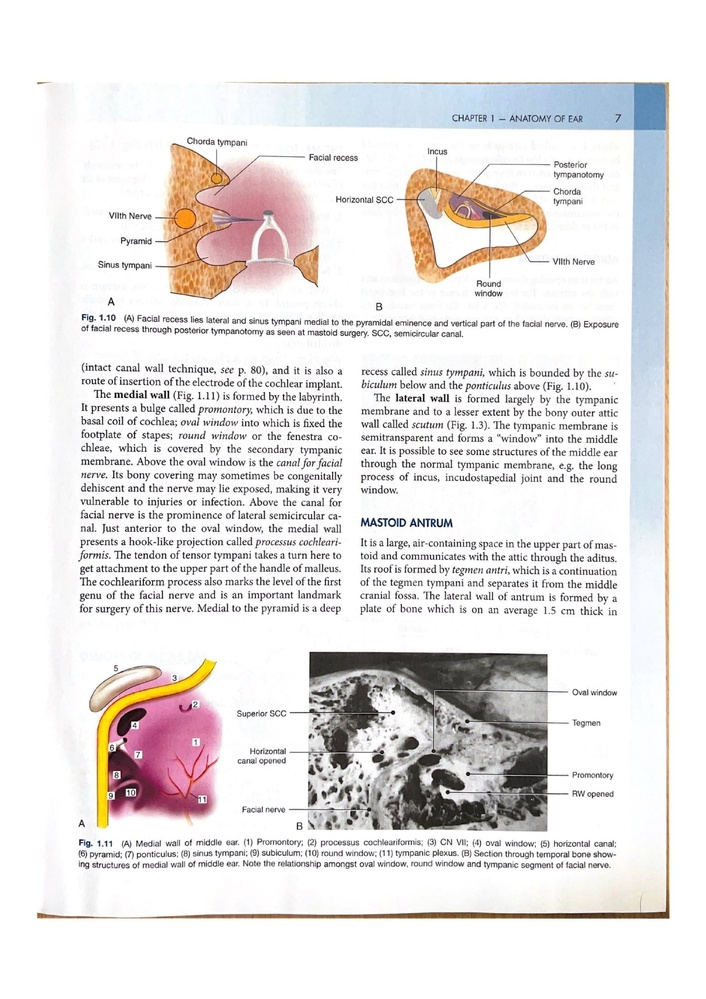
#> input picture images/Dhingra ENT 8th Edition_Split_page-0006.jpg, 706 x 999 px, shrunk from 1240 x 1755 before the run
$ python 'denoise vs noise.py'
#> lines starting #> are read from the running program, lines starting #| are printed output that depends on the picture; after the words box and inside, x2 and y2 are one past the last pixel; in counts of white or black regions, pixels touching at a corner belong together
import cv2
import matplotlib.pyplot as plt

# Load and convert to grayscale
image = cv2.imread('images/Dhingra ENT 8th Edition_Split_page-0006.jpg')
#> image is the input picture: shape (999, 706, 3); mean B, G, R 227.7, 228.4, 231.6
gray = cv2.cvtColor(image, cv2.COLOR_BGR2GRAY)
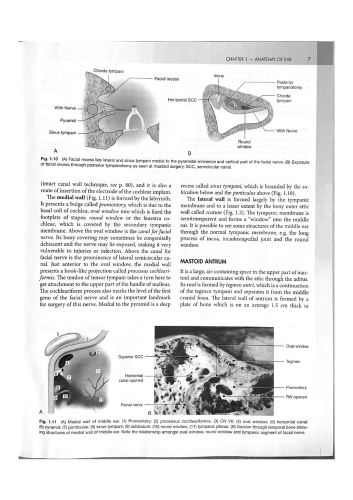
#> gray: shape (999, 706) (shown at 1/2 size); min 0, max 255, mean 229.3

# [8 lines of commented-out code are left out]

denoised_aggressive = cv2.fastNlMeansDenoising(gray, None, h=20, templateWindowSize=7, searchWindowSize=21)


# Now apply adaptive threshold to denoised image
binary_clean = cv2.adaptiveThreshold(
    denoised_aggressive,
    255,
    cv2.ADAPTIVE_THRESH_GAUSSIAN_C,
    cv2.THRESH_BINARY,
    11,
    2
)
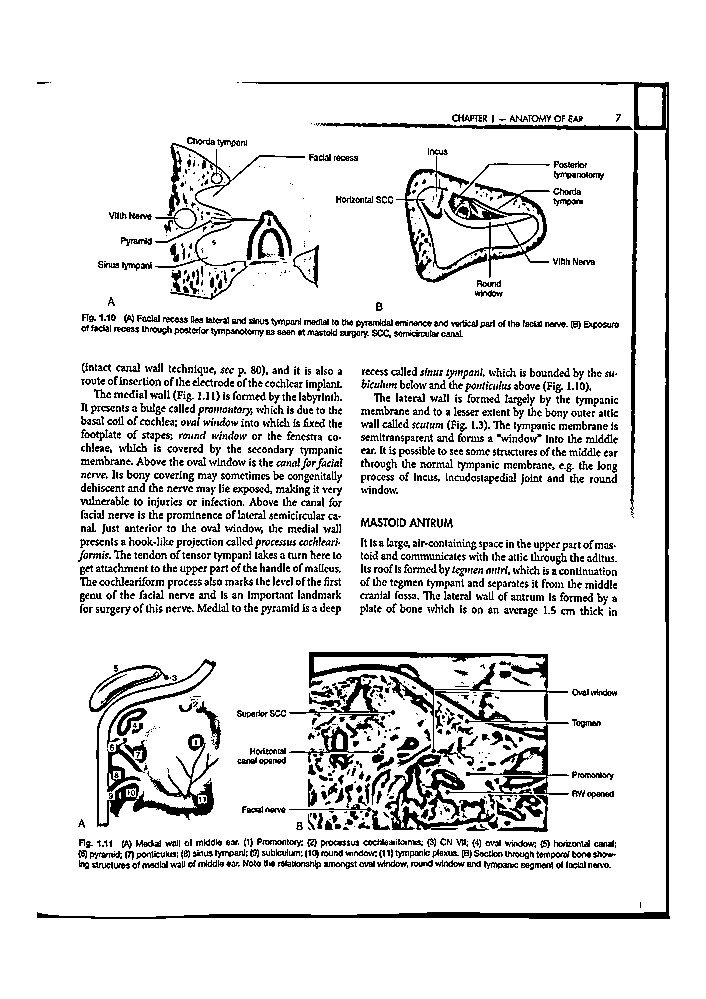
#> binary_clean: shape (999, 706); 88.6% white; 1776 black regions (872 under 20 px), largest, box (x1, y1, x2, y2) and area: (37, 82, 670, 919) 6835, (396, 156, 550, 283) 3686, (309, 652, 568, 753) 3322

# Compare: without denoising vs with denoising
binary_noisy = cv2.adaptiveThreshold(
    gray,
    255,
    cv2.ADAPTIVE_THRESH_GAUSSIAN_C,
    cv2.THRESH_BINARY,
    11,
    2
)
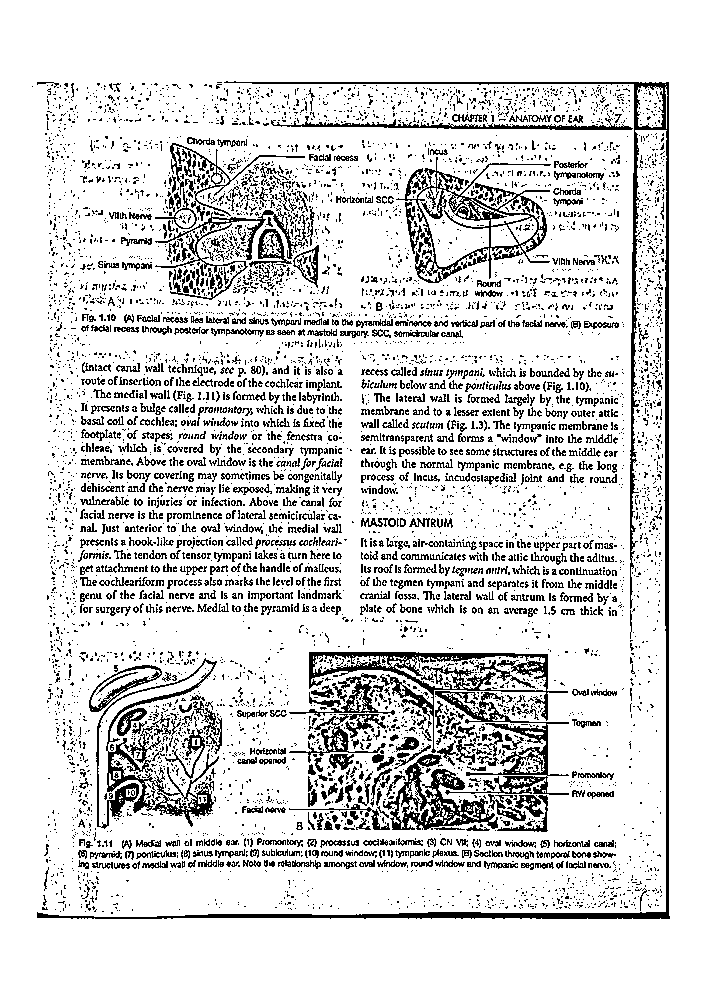
#> binary_noisy: shape (999, 706); 85.2% white; black in thin lines or dots, all inside (x1, y1, x2, y2) = (32, 81, 670, 919)

binary_inv = cv2.bitwise_not(binary_clean)
#> binary_inv: shape (999, 706); 11.4% white; 1776 white regions (872 under 20 px)

contours, hierarchy = cv2.findContours(binary_inv, cv2.RETR_EXTERNAL, cv2.CHAIN_APPROX_SIMPLE)
#> contours = 1745 contours, 1257 with area under 20; largest, box (x1, y1, x2, y2) and area: (309, 652, 568, 753) 7438, (37, 82, 670, 919) 5910, (396, 156, 550, 283) 5032, (96, 659, 219, 827) 2492, (435, 691, 569, 795) 2396

print(f'total contours found: {len(contours)}')
#| total contours found: 1745


image_with_contours = image.copy()

cv2.drawContours(image_with_contours, contours, -1, (0,255,0), 3)
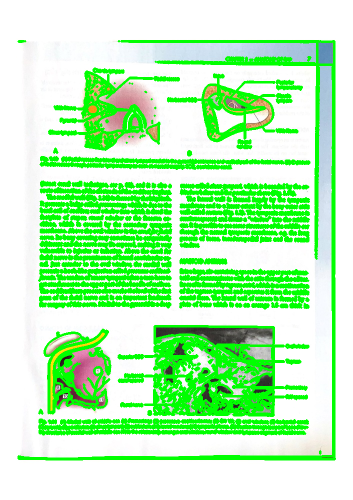
#> image_with_contours: shape (999, 706, 3) (shown at 1/2 size); mean B, G, R 178.2, 246.9, 179.1

# Display comparison
# fig, axes = plt.subplots(1, 1, figsize=(15, 15))

# axes[0, 0].imshow(gray, cmap='gray')
# axes[0, 0].set_title('1. Original Grayscale')
# axes[0, 0].axis('off')

# axes[0, 1].imshow(denoised, cmap='gray')
# axes[0, 1].set_title('2. After Denoising')
# axes[0, 1].axis('off')

# axes[1, 0].imshow(binary_noisy, cmap='gray')
# axes[1, 0].set_title('3. Threshold WITHOUT Denoising')
# axes[1, 0].axis('off')

# axes.imshow(denoised_aggressive, cmap='gray')
# axes.set_title('4. Threshold WITH Denoising (Cleanest!)')
# axes.axis('off')


fig, axes = plt.subplots(1, 3, figsize=(18, 8))

axes[0].imshow(cv2.cvtColor(image, cv2.COLOR_BGR2RGB))
axes[0].set_title('Original Image')
axes[0].axis('off')

axes[1].imshow(binary_inv, cmap='gray')
axes[1].set_title('Binary Inverted (for contour detection)')
axes[1].axis('off')

axes[2].imshow(cv2.cvtColor(image_with_contours, cv2.COLOR_BGR2RGB))
axes[2].set_title(f'Contours Found: {len(contours)}')
axes[2].axis('off')

plt.tight_layout()
plt.show()
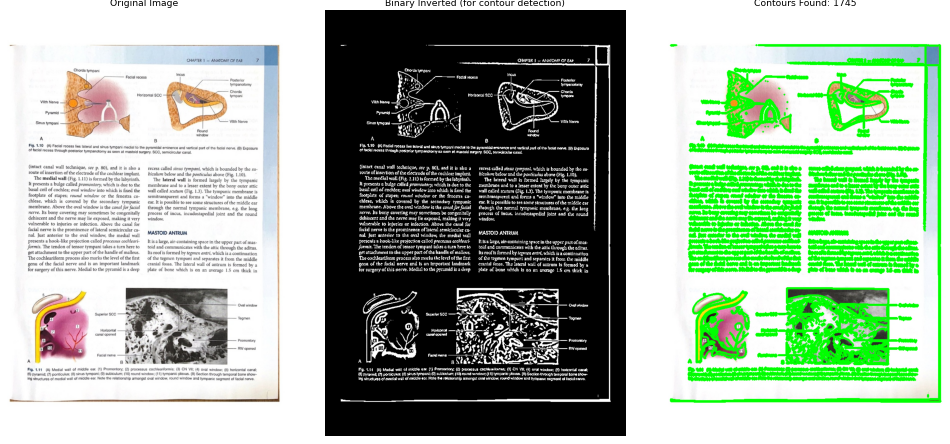
#> figure drawn by matplotlib, 3 panels

$ run again, with images/Dhingra ENT 8th Edition_Split_page-0001.jpg copied over images/Dhingra ENT 8th Edition_Split_page-0006.jpg
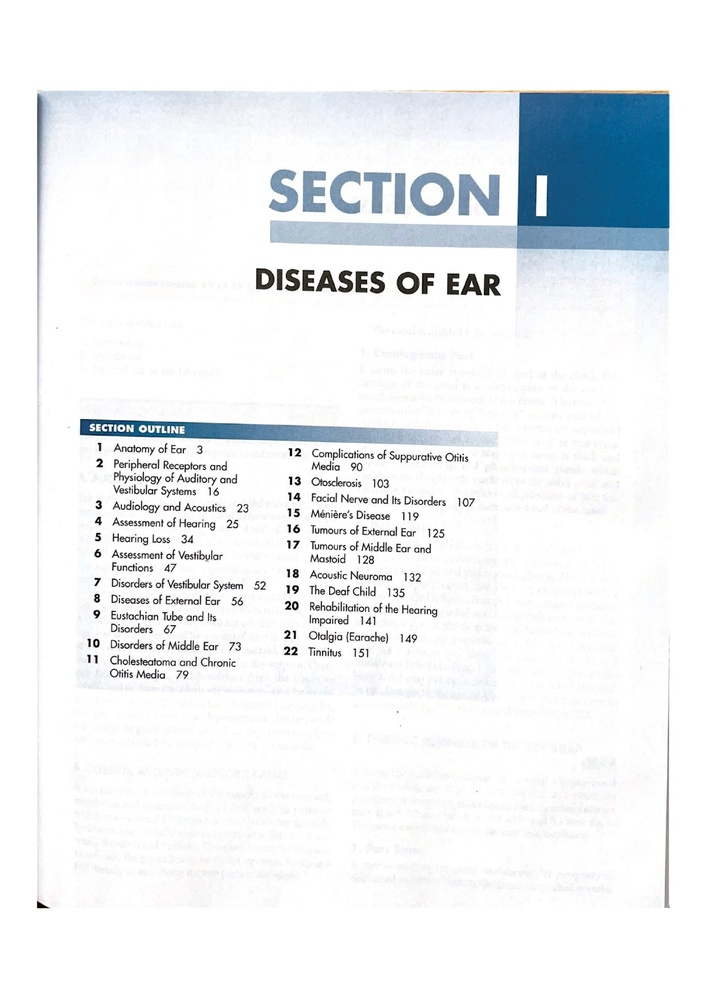
#> input picture images/Dhingra ENT 8th Edition_Split_page-0001.jpg, 706 x 999 px, shrunk from 1240 x 1755 before the run
#> image is the input picture: shape (999, 706, 3); mean B, G, R 243.7, 241.2, 238.3
#> binary_clean: shape (999, 706); 95.4% white; 447 black regions (154 under 20 px), largest, box (x1, y1, x2, y2) and area: (270, 91, 669, 252) 5276, (80, 419, 489, 446) 3757, (37, 91, 105, 476) 1421
#> `binary_noisy = cv2.adaptiveThreshold( gray, 255, cv2.ADAPTIVE_THRESH_G..`:
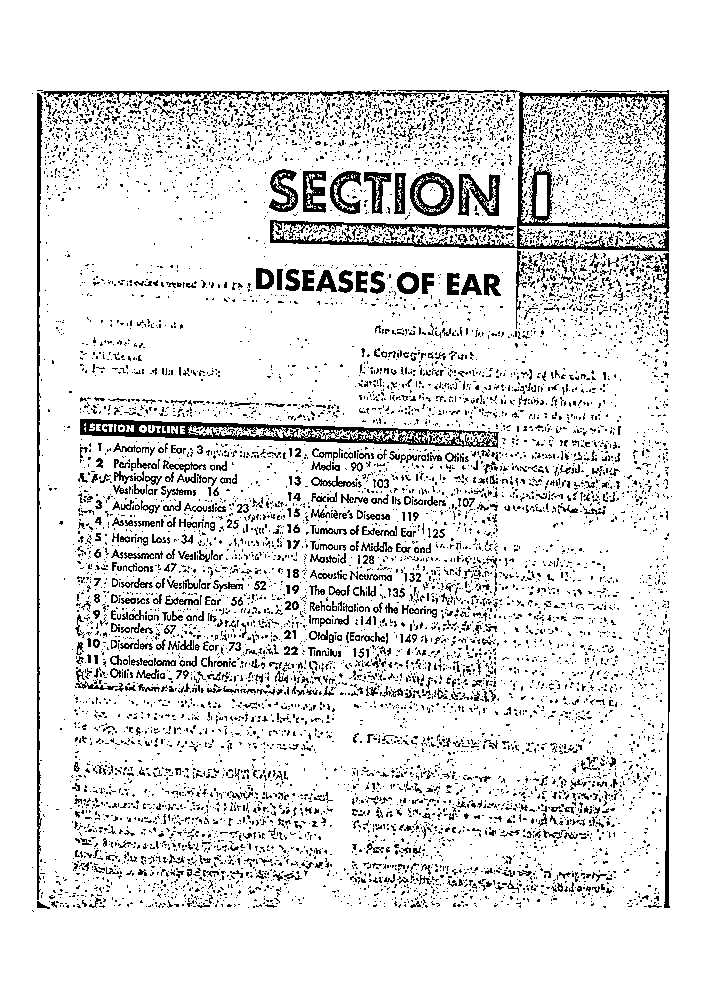
#> binary_noisy: shape (999, 706); 88.6% white; black in thin lines or dots, all inside (x1, y1, x2, y2) = (32, 90, 672, 912)
#> binary_inv: shape (999, 706); 4.6% white; 447 white regions (154 under 20 px)
#> contours = 443 contours, 261 with area under 20; largest, box (x1, y1, x2, y2) and area: (270, 91, 669, 252) 24891, (80, 419, 489, 446) 3514, (410, 172, 454, 216) 1469, (458, 174, 500, 216) 1042, (37, 91, 105, 476) 970
#| total contours found: 443
#> image_with_contours: shape (999, 706, 3); 9.18% of pixels changed, all inside (x1, y1, x2, y2) = (35, 88, 672, 911)
#> `plt.show()`:
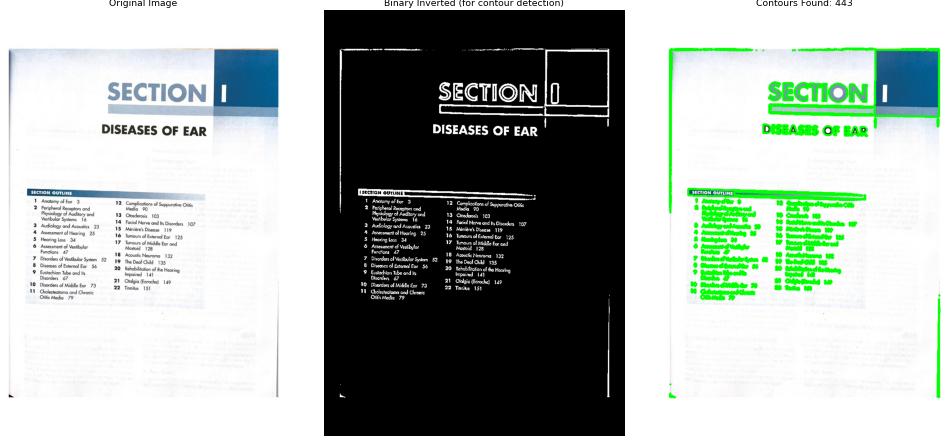
#> figure drawn by matplotlib, 3 panels

$ run again, with images/Dhingra ENT 8th Edition_Split_page-0002.jpg copied over images/Dhingra ENT 8th Edition_Split_page-0006.jpg
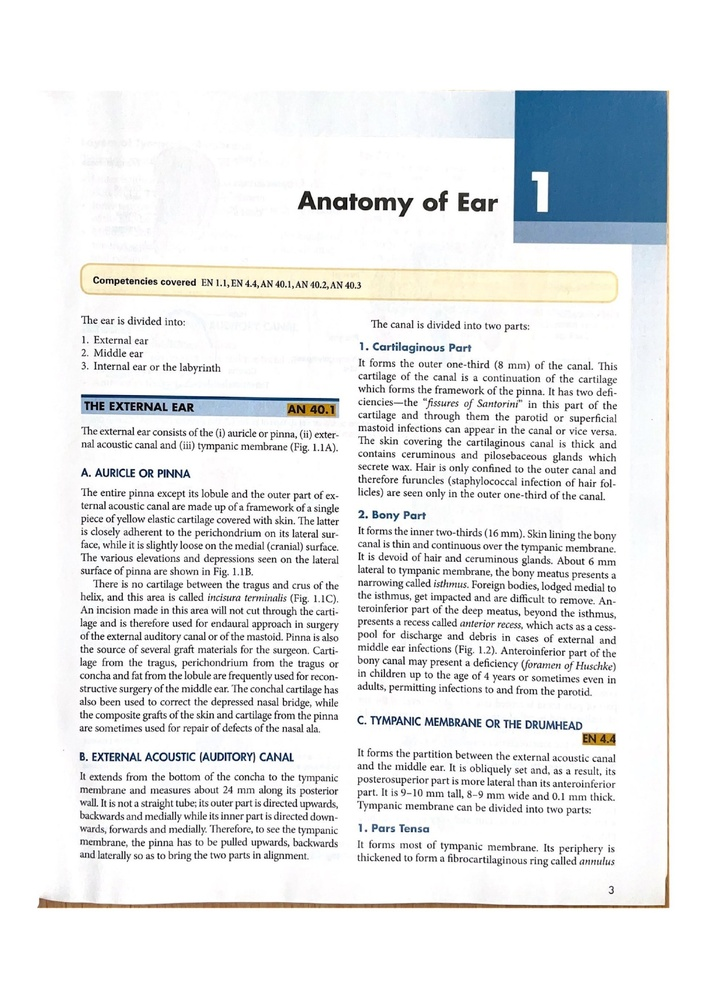
#> input picture images/Dhingra ENT 8th Edition_Split_page-0002.jpg, 706 x 999 px, shrunk from 1240 x 1755 before the run
#> image is the input picture: shape (999, 706, 3); mean B, G, R 235.2, 234.5, 233.1
#> `binary_clean = cv2.adaptiveThreshold( denoised_aggressive, 255, cv2.AD..`:
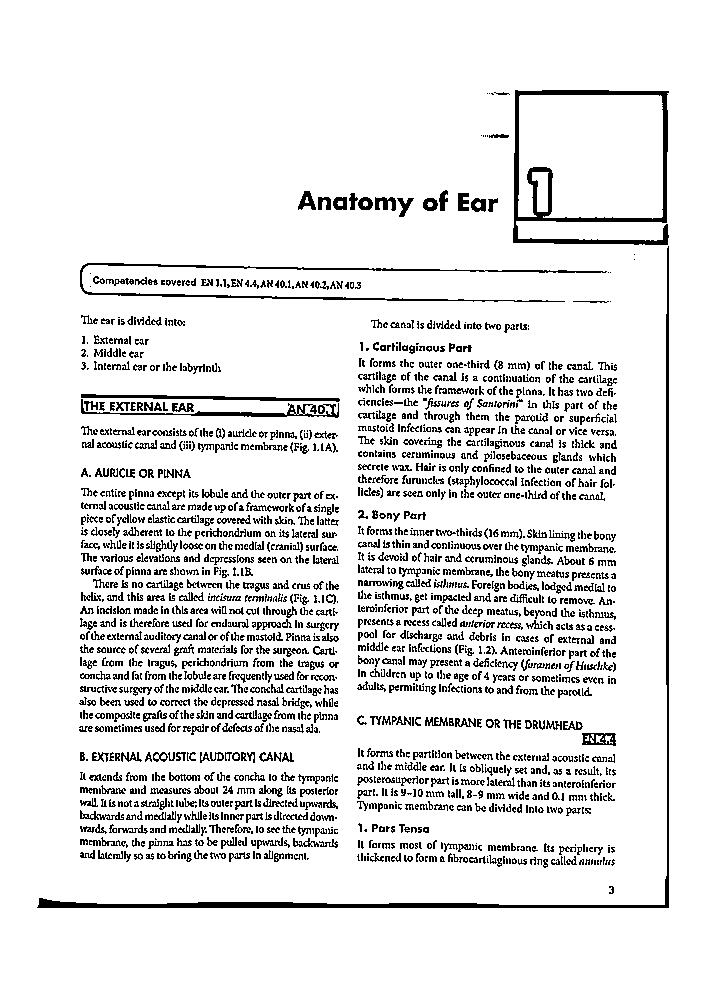
#> binary_clean: shape (999, 706); 89.9% white; black in thin lines or dots, all inside (x1, y1, x2, y2) = (37, 90, 669, 908)
#> binary_noisy: shape (999, 706); 87.5% white; black in thin lines or dots, all inside (x1, y1, x2, y2) = (37, 88, 669, 908)
#> contours = 2107 contours, 1554 with area under 20; largest, box (x1, y1, x2, y2) and area: (513, 90, 669, 245) 20414, (37, 246, 669, 908) 3286, (80, 263, 607, 302) 1048, (81, 399, 339, 418) 636, (81, 394, 340, 402) 575
#| total contours found: 2107
#> `plt.show()`:
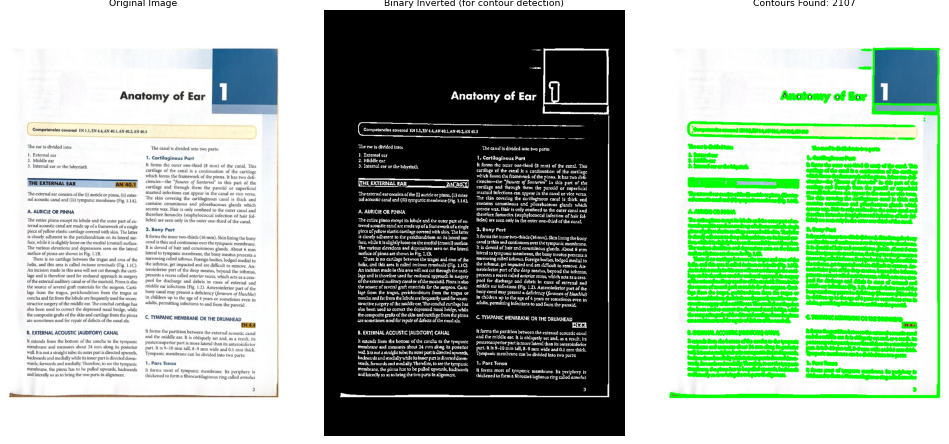
#> figure drawn by matplotlib, 3 panels
